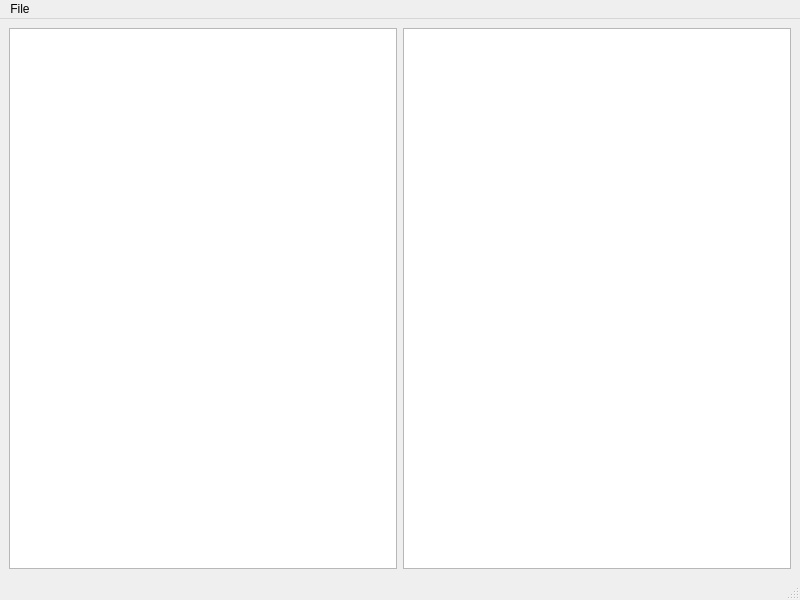
<?xml version="1.0" encoding="UTF-8"?>
<ui version="4.0">
 <class>MainWindow</class>
 <widget class="QMainWindow" name="MainWindow">
  <property name="geometry">
   <rect>
    <x>0</x>
    <y>0</y>
    <width>800</width>
    <height>600</height>
   </rect>
  </property>
  <property name="minimumSize">
   <size>
    <width>640</width>
    <height>480</height>
   </size>
  </property>
  <property name="windowTitle">
   <string>MainWindow</string>
  </property>
  <widget class="QWidget" name="centralwidget">
   <layout class="QHBoxLayout" name="horizontalLayout" stretch="0,0">
    <item>
     <widget class="QListWidget" name="presetsList"/>
    </item>
    <item>
     <widget class="QListWidget" name="soundsList"/>
    </item>
   </layout>
  </widget>
  <widget class="QMenuBar" name="menubar">
   <property name="geometry">
    <rect>
     <x>0</x>
     <y>0</y>
     <width>800</width>
     <height>21</height>
    </rect>
   </property>
   <widget class="QMenu" name="menuFile">
    <property name="title">
     <string>File</string>
    </property>
    <addaction name="actionNewPreset"/>
    <addaction name="actionExit"/>
   </widget>
   <addaction name="menuFile"/>
  </widget>
  <widget class="QStatusBar" name="statusbar"/>
  <action name="actionNewPreset">
   <property name="text">
    <string>New Preset</string>
   </property>
  </action>
  <action name="actionExit">
   <property name="text">
    <string>Exit</string>
   </property>
   <property name="whatsThis">
    <string>Exit application</string>
   </property>
   <property name="shortcut">
    <string>Ctrl+Q</string>
   </property>
  </action>
 </widget>
 <resources/>
 <connections/>
</ui>
